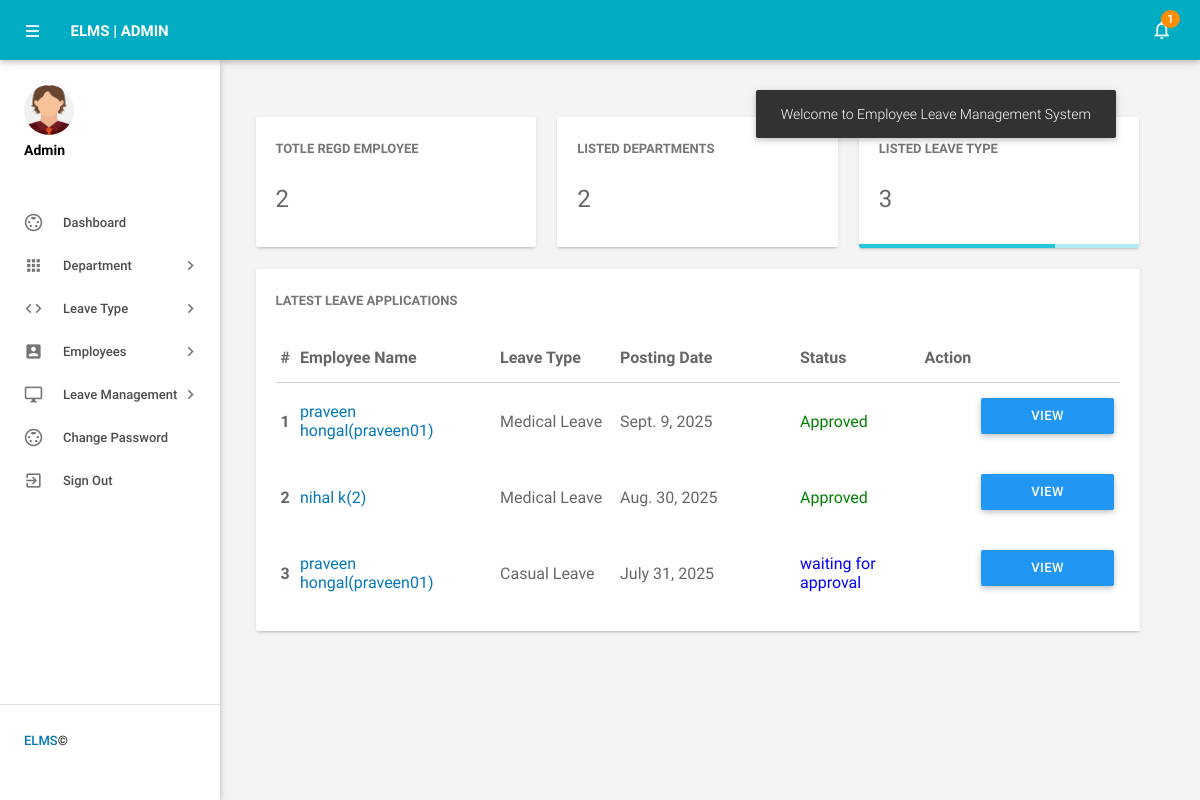
/dashboard/ (signed in), run on the app's committed database.
### employeeleave/models.py (models this page shows, shortened)
class Leaves(models.Model):
    leavetype = models.CharField(max_length=100)
    todate = models.DateField()
    fromdate = models.DateField()
    description = models.CharField(max_length=500)
    postingdate = models.DateField()
    adminremark = models.CharField(max_length=100,null=True)
    adminremarkdate = models.DateField(null=True)
    status = models.CharField(max_length=50,null=True)
    isread = models.CharField(max_length=50)
    emp = models.ForeignKey(Employee, on_delete=models.CASCADE, null=True)

class Employee(models.Model):
    user = models.ForeignKey(User, on_delete=models.CASCADE, null=True)
    empid = models.CharField(max_length=20)
    gender = models.CharField(max_length=30)
    dob = models.CharField(max_length=50)
    department = models.CharField(max_length=50,null=True)
    address = models.CharField(max_length=300)
    city = models.CharField(max_length=50)
    country = models.CharField(max_length=50)
    phoneno = models.CharField(max_length=15)
    status = models.CharField(max_length=15, null=True)
    regdate = models.DateField()

### employeeleave/views.py (the view)
# urls.py: path('dashboard/',dashboard, name='dashboard'),
def dashboard(request):
    if not request.user.is_authenticated:
        return redirect('admin_login')
    empcount = Employee.objects.all().count()
    deptcount = Department.objects.all().count()
    ltcount = Leavetype.objects.all().count()
    leaves = Leaves.objects.all().order_by('-id')[:4]
    leavescount = Leaves.objects.filter(isread="no").count()
    unreadleaves = Leaves.objects.filter(isread="no")
    d = {'empcount':empcount,'deptcount':deptcount,'ltcount': ltcount,'leaves': leaves,'leavescount':leavescount,'unreadleaves':unreadleaves}
    return render(request, 'dashboard.html',d)

### employeeleave/templates/dashboard.html (shortened to what this page needs)
{% load static %}
{% block body %}
<html lang="en">
    <head>
        <link type="text/css" rel="stylesheet" href="{% static 'admin/assets/plugins/materialize/css/materialize.min.css' %}"/>
        <link href="{% static 'admin/assets/plugins/metrojs/MetroJs.min.css' %}" rel="stylesheet">
        <link href="{% static 'admin/assets/plugins/weather-icons-master/css/weather-icons.min.css' %}" rel="stylesheet">
        <link href="{% static 'admin/assets/css/alpha.min.css' %}" rel="stylesheet" type="text/css"/>
        <link href="{% static 'admin/assets/css/custom.css' %}" rel="stylesheet" type="text/css"/>
    </head>
    <body>
     {% include 'header.html' %}
{% include 'sidebar.html' %}
            <main class="mn-inner">
                <div class="middle-content">
                    <div class="row no-m-t no-m-b">
                    <div class="col s12 m12 l4">
                        <div class="card stats-card">
                            <div class="card-content">
                                <span class="card-title">Totle Regd Employee</span>
                                <span class="stats-counter">
                                    <span class="counter">{{empcount}}</span></span>
                            </div>
                            <div id="sparkline-bar"></div>
                        </div>
                    </div>
                        <div class="col s12 m12 l4">
                        <div class="card stats-card">
                            <div class="card-content">
                                <span class="card-title">Listed Departments </span>
                                <span class="stats-counter"><span class="counter">{{deptcount}}</span></span>
                            </div>
                            <div id="sparkline-line"></div>
                        </div>
                    </div>
                    <div class="col s12 m12 l4">
                        <div class="card stats-card">
                            <div class="card-content">
                                <span class="card-title">Listed leave Type</span>
                                <span class="stats-counter"><span class="counter">{{ltcount}}</span></span>
                            </div>
                            <div class="progress stats-card-progress">
                                <div class="determinate" style="width: 70%"></div>
                            </div>
                        </div>
                    </div>
                </div>
                    <div class="row no-m-t no-m-b">
                        <div class="col s12 m12 l12">
                            <div class="card invoices-card">
                                <div class="card-content">
                                    <span class="card-title">Latest Leave Applications</span>
                             <table id="example" class="display responsive-table ">
                                    <thead>
                                        <tr>
                                            <th>#</th>
                                            <th width="200">Employee Name</th>
                                            <th width="120">Leave Type</th>
                                             <th width="180">Posting Date</th>
                                            <th>Status</th>
                                            <th align="center">Action</th>
                                        </tr>
                                    </thead>
                                    <tbody>
{% for i in leaves %}
                                        <tr>
                                            <td> <b>{{forloop.counter}}</b></td>
                                              <td><a href="{% url 'edit_employee' i.emp.user.id %}" target="_blank">{{i.emp.user.first_name}} {{i.emp.user.last_name}}({{i.emp.empid}})</a></td>
                                            <td>{{i.leavetype}}</td>
                                            <td>{{i.postingdate}}</td>
                                                                       <td>
                                 {% if i.status == "Accept" %}
                                                 <span style="color: green">Approved</span>
                                                {% endif %}
                                                 {% if i.status == None %}
                                <span style="color: blue">waiting for approval</span>
                                            {% endif %}
                                             </td>
          <td>
           <td><a href="{% url 'leave_details' i.id %}" class="waves-effect waves-light btn blue m-b-xs"  > View Details</a></td>
                                    </tr>
                                         {% endfor %}
                                    </tbody>
                                </table>
                                </div>
                            </div>
                        </div>
                    </div>
                </div>
            </main>
        </div>
    </body>
</html>
{% endblock %}

### data on the page
Leaves: emp.user.first_name "praveen", emp.user.last_name "hongal", emp.empid "praveen01", leavetype "Medical Leave", postingdate "Sept. 9, 2025", status "Approved"
Leaves: emp.user.first_name "nihal", emp.user.last_name "k", emp.empid "2", leavetype "Medical Leave", postingdate "Aug. 30, 2025", status "Approved"
Leaves: emp.user.first_name "praveen", emp.user.last_name "hongal", emp.empid "praveen01", leavetype "Casual Leave", postingdate "July 31, 2025", shows "waiting for approval"

### other printed values
{{ leavescount }} "1"
{{ empcount }} "2"
{{ deptcount }} "2"
{{ ltcount }} "3"
